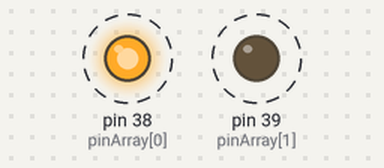
Bench run of a sketch on a simulated Arduino Mega 2560, built with avr-gcc and run on an emulated ATmega2560. Shown: output pins drawn as LEDs (lit = HIGH). Dashed ring = blinking.

Above: at 0.05 s.
Timing chart, 0 to 3.0 s (numbered marks = the images above):
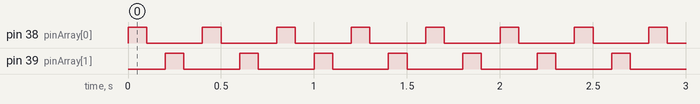

The sketch:

Counting_All_Pulse.ino
```cpp
const int pinArray[] = {38, 39};     //
int count = 0;
int timer = 100;

void setup() {
  // set the digital pin as output:
  for (count=0;count<2;count++) {
    pinMode(pinArray[count], OUTPUT);
  }
}

void loop()
{
for (count=0;count<2;count++) {
   digitalWrite(pinArray[count], HIGH);
   delay(timer);
   digitalWrite(pinArray[count], LOW);
   delay(timer);
  }
}
```

Measured:
- by itself, pin 38 (pinArray[0]), pin 39 (pinArray[1]): alternates HIGH for 0.10 s and LOW for 0.30 s
